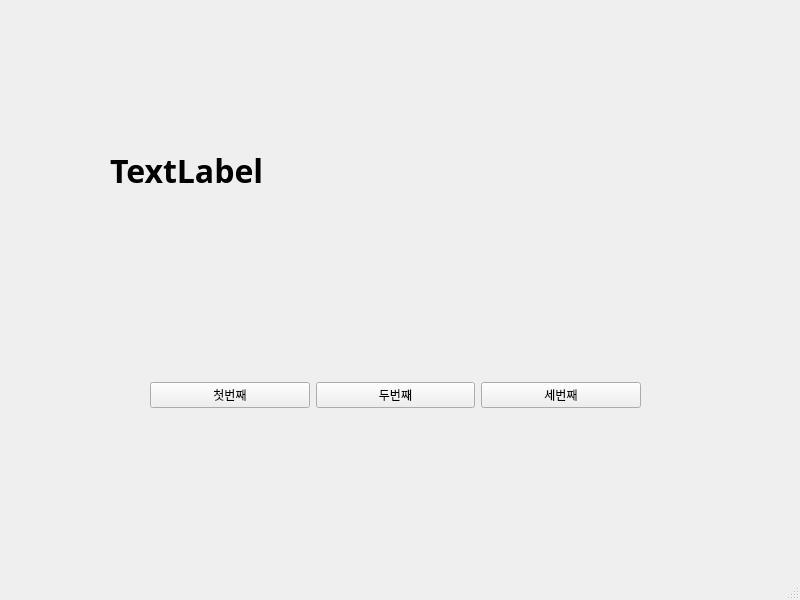
<?xml version="1.0" encoding="UTF-8"?>
<ui version="4.0">
 <class>MainWindow</class>
 <widget class="QMainWindow" name="MainWindow">
  <property name="geometry">
   <rect>
    <x>0</x>
    <y>0</y>
    <width>800</width>
    <height>600</height>
   </rect>
  </property>
  <property name="windowTitle">
   <string>MainWindow</string>
  </property>
  <widget class="QWidget" name="centralwidget">
   <widget class="QWidget" name="horizontalLayoutWidget">
    <property name="geometry">
     <rect>
      <x>150</x>
      <y>320</y>
      <width>491</width>
      <height>151</height>
     </rect>
    </property>
    <layout class="QHBoxLayout" name="horizontalLayout">
     <item>
      <widget class="QPushButton" name="pushButton_2">
       <property name="text">
        <string>첫번째</string>
       </property>
      </widget>
     </item>
     <item>
      <widget class="QPushButton" name="pushButton_3">
       <property name="text">
        <string>두번째</string>
       </property>
      </widget>
     </item>
     <item>
      <widget class="QPushButton" name="pushButton">
       <property name="text">
        <string>세번째</string>
       </property>
      </widget>
     </item>
    </layout>
   </widget>
   <widget class="QLabel" name="label">
    <property name="geometry">
     <rect>
      <x>110</x>
      <y>100</y>
      <width>451</width>
      <height>141</height>
     </rect>
    </property>
    <property name="font">
     <font>
      <family>맑은 고딕</family>
      <pointsize>24</pointsize>
      <weight>75</weight>
      <bold>true</bold>
     </font>
    </property>
    <property name="text">
     <string>TextLabel</string>
    </property>
   </widget>
  </widget>
  <widget class="QMenuBar" name="menubar">
   <property name="geometry">
    <rect>
     <x>0</x>
     <y>0</y>
     <width>800</width>
     <height>21</height>
    </rect>
   </property>
  </widget>
  <widget class="QStatusBar" name="statusbar"/>
 </widget>
 <resources/>
 <connections>
  <connection>
   <sender>pushButton_2</sender>
   <signal>clicked()</signal>
   <receiver>MainWindow</receiver>
   <slot>firstClick()</slot>
   <hints>
    <hint type="sourcelabel">
     <x>236</x>
     <y>418</y>
    </hint>
    <hint type="destinationlabel">
     <x>271</x>
     <y>468</y>
    </hint>
   </hints>
  </connection>
  <connection>
   <sender>pushButton_3</sender>
   <signal>clicked()</signal>
   <receiver>MainWindow</receiver>
   <slot>secondClick()</slot>
   <hints>
    <hint type="sourcelabel">
     <x>416</x>
     <y>419</y>
    </hint>
    <hint type="destinationlabel">
     <x>455</x>
     <y>467</y>
    </hint>
   </hints>
  </connection>
  <connection>
   <sender>pushButton</sender>
   <signal>clicked()</signal>
   <receiver>MainWindow</receiver>
   <slot>thirdClick()</slot>
   <hints>
    <hint type="sourcelabel">
     <x>583</x>
     <y>416</y>
    </hint>
    <hint type="destinationlabel">
     <x>623</x>
     <y>471</y>
    </hint>
   </hints>
  </connection>
 </connections>
 <slots>
  <slot>firstClick()</slot>
  <slot>secondClick()</slot>
  <slot>thirdClick()</slot>
 </slots>
</ui>
